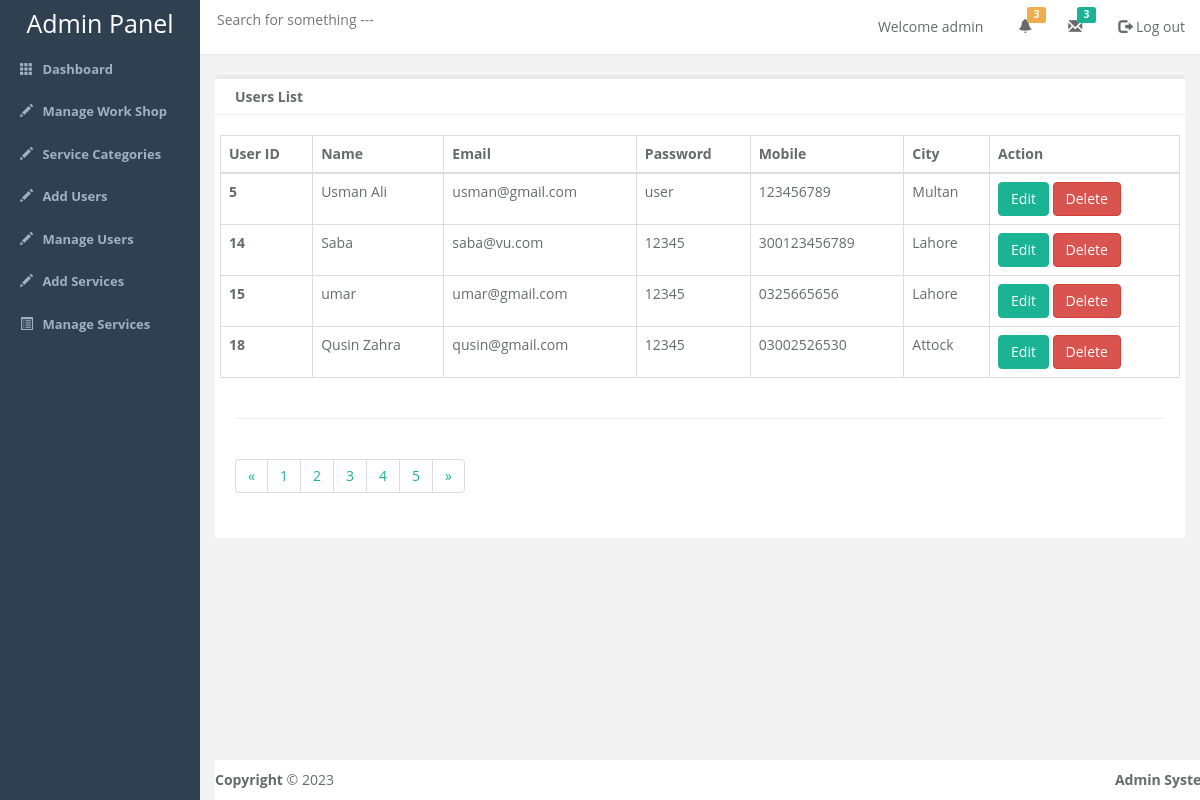
The page /customers.php on the database its author committed.
### tables this page shows
CREATE TABLE IF NOT EXISTS `users` (
  `id` int(11) NOT NULL AUTO_INCREMENT,
  `name` varchar(200) NOT NULL,
  `email` varchar(202) NOT NULL,
  `password` varchar(250) NOT NULL,
  `mobile` varchar(212) NOT NULL,
  `city` varchar(213) NOT NULL,
  `date` date NOT NULL,
  `status` varchar(32) NOT NULL DEFAULT 'Confirm',
  PRIMARY KEY (`id`)
);

### customers.php (the view, shortened to what this page needs)
<?php include 'header.php'; ?>
        <div id="content">
          <header class="clearfix">
            <h2 class="page_title">Users List</h2>
          </header>
          <div class="content-inner">
            <div class="row">
            	<table class="table table-hover table-bordered">
               <thead>
          <tr>
            <th>User ID</th>
            <th> Name</th>
            <th> Email</th>
            <th>Password</th>
            <th> Mobile</th>
            <th>City</th>
            <th colspan="2">Action</th>
          </tr>
        </thead>
        <tbody>
        <?php
          $sql = "SELECT * FROM users";
          $res = mysqli_query($con, $sql);
          while ($r = mysqli_fetch_assoc($res)) {
        ?>
          <tr>
            <th scope="row"><?php echo $r['id']; ?></th>
            <td><?php echo $r['name']; ?></td>
            <td><?php echo $r['email']; ?></td>
            <td><?php echo $r['password']; ?></td>
            <td><?php echo $r['mobile']; ?></td>
            <td><?php echo $r['city']; ?></td>
  <td><a href="edit_users.php?edit=<?php echo $r['id']; ?>" class="btn btn-primary">Edit</a>
          <a href="delete_users.php?delete=<?php echo $r['id']; ?>" class="btn btn-danger">Delete</a> </td>
        <?php } ?>
        </tbody>
              </table>
            </div>
            <hr>
            <div class="row">
            	<div class="col-md-12">
            		<nav>
            			<ul class="pagination">
            				<li><a href="#">&laquo;</a></li>
            				<li><a href="#">1</a></li>
            				<li><a href="#">2</a></li>
            				<li><a href="#">3</a></li>
            				<li><a href="#">4</a></li>
            				<li><a href="#">5</a></li>
            				<li><a href="#">&raquo;</a></li>
            			</ul>
            		</nav>
            	</div>
            </div>
          </div>
        </div>
<div class="container">
        <div class="row">
          <footer id="admin-footer" class="cle">
            <div class="pull-left">
              <b>Copyright </b>&copy; 2023
            </div>
            <div class="pull-right">
              <b>Admin System</b>
            </div>
          </footer>
        </div>
        </div>
        </div>
      </div>
    </div>
	</body>
</html>

### header.php (shortened to what this page needs)
<!DOCTYPE html>
<html lang="">
	<head>
    <link href="css/bootstrap.min.css" rel="stylesheet">
		<link href="http://netdna.bootstrapcdn.com/bootstrap/3.2.0/css/bootstrap.min.css" rel="stylesheet">
		<link href="css/custom.css" rel="stylesheet">
	</head>
	<body>
		<div class="container-fluid display-table">
      <div class="row display-table-row">
        <div class="col-md-2 col-sm-1 hidden-xs display-table-cell valign-top" id="side-menu">
          <h1 class="hidden-sm hidden-xs" style="color: #fff">Admin Panel</h1>
        <ul>
            <li class="link">
              <a href="home.php">
                <span class="glyphicon glyphicon-th" aria-hidden="true"></span>
                <span class="hidden-sm hidden-xs">Dashboard</span>
              </a>
            </li>
 <li class="link">
              <a href="category.php">
                <span class="glyphicon glyphicon-pencil" aria-hidden="true"></span>
                <span class="hidden-sm hidden-xs">Manage Work Shop</span>
              </a>
            </li>
            <li class="link">
              <a href="category.php">
                <span class="glyphicon glyphicon-pencil" aria-hidden="true"></span>
                <span class="hidden-sm hidden-xs">Service Categories</span>
              </a>
            </li>
 <li class="link">
              <a href="add_employee.php">
                <span class="glyphicon glyphicon-pencil" aria-hidden="true"></span>
                <span class="hidden-sm hidden-xs">Add Users</span>
              </a>
            </li>
             <li class="link">
              <a href="view_employees.php">
                <span class="glyphicon glyphicon-pencil" aria-hidden="true"></span>
                <span class="hidden-sm hidden-xs">Manage Users</span>
              </a>
            </li>
              <li class="link">
              <a href="new-product.php">
                <span class="glyphicon glyphicon-pencil" aria-hidden="true"></span>
                <span class="hidden-sm hidden-xs">Add Services</span>
              </a>
            </li>
            <li class="link">
              <a href="products.php">
                <span class="glyphicon glyphicon-list-alt" aria-hidden="true"></span>
                <span class="hidden-sm hidden-xs">Manage Services</span>
              </a>
            </li>
          </ul>
        </div>
        <div class="col-md-10 col-md-11 display-table-cell valign-top box ">
          <div class="row">
          <header id="nav-header" class="clearfix">
            <div class="col-md-5">
              <input type="text" id="header-search-field" name="" class="hidden-sm hidden-xs" placeholder="Search for something ---">
            </div>
            <div class="col-md-7">
              <ul class="pull-right">
                <li id="welcome" class=" hidden-xs">Welcome admin</li>
                <li class="fixed-width">
                  <a href=""><span class="glyphicon glyphicon-bell" aria-hidden="true"></span>
                    <span class="label label-warning">  3</span></a>
                </li>
                <li class="fixed-width">
                  <a href="">
                    <span class="glyphicon glyphicon-envelope" aria-hidden="true"></span>
                    <span class="label label-message">  3</span></a>
                </li>
                <li>
                  <a href="logout.php" class="logout"><span class="glyphicon glyphicon-log-out" aria-hidden="true"></span>   Log out</a>
                </li>
              </ul>
            </div>
          </header>
        </div>

### css/custom.css (style rules this page uses)
html, body { font-family: "open sans", "helvetica Neue",helvetica, Arial, sans-serif; background-color: #f3f3f4; color: #676a6c; height: 100%; }
.box { border: 1px; }
#side-menu { background-color: #2f4050; padding: 0px; }
#side-menu h1 { color: #1f3647; text-align: center; margin: 10px 0px; font-size: 25px; }
#side-menu ul { list-style: none; padding: 0px; margin: 0px; }
#side-menu a { list-style: none; padding: 12px 20px; text-decoration: none; color: #9fb1c2; font-weight: bold; font-size: 13px; display: block; }
#side-menu .glyphicon { margin-right: 6px; }
.display-table { display: table; padding: 0px; height: 100%; width: 100%; }
.display-table-row { display: table-row; height: 100%; }
.display-table-cell { display: table-cell; height: 100%; }
.valign-top { vertical-align: top; }
#nav-header { background-color: #fff; border-bottom: 1px solid #e7eaec; }
#nav-header #header-search-field { padding-top: 10px; vertical-align: center; border: none; width: 300px; outline: none; }
#nav-header ul { margin: 0px; padding: 0px; list-style: none; color: #676a6c; }
#nav-header ul li { float: left; margin-left: 15px; padding: 17px 0px; }
#nav-header ul .glyphicon { color: #676a6c; }
.label-message { background-color: #1ab394; }
#nav-header ul a { text-decoration: none; }
#nav-header .logout { color: #676a6c; }
#nav-header #welcome { margin-right: 20px; }
#nav-header ul .label { position: absolute; margin-top: -10px; margin-left: -5px; }
#nav-header .fixed-width { width: 35px; }
#admin-footer { position: absolute; width: 100%; bottom: 0px; background-color: #fff; padding: 10px 0px; }
#content { margin: 20px 0px 50px 0px; background-color: #fff; border-top:4px #e7eaec solid; }
#content header { border-bottom: 1px #f3f3f4 solid; padding: 10px 20px; }
.page_title { font-size: 14px; font-weight: bold; margin: 0px; }
.content-inner { padding: 20px; }
.btn-primary { background-color: #1ab394; border: 1px solid #1ab394; }
.pagination a { color: #1ab394 !important; }

### rows shown on the page
users: id "5", name "Usman Ali", email "usman@gmail.com", password "user", mobile "123456789", city "Multan"
users: id "14", name "Saba", email "saba@vu.com", password "12345", mobile "300123456789", city "Lahore"
users: id "15", name "umar", email "umar@gmail.com", password "12345", mobile "0325665656", city "Lahore"
users: id "18", name "Qusin Zahra", email "qusin@gmail.com", password "12345", mobile "03002526530", city "Attock"
